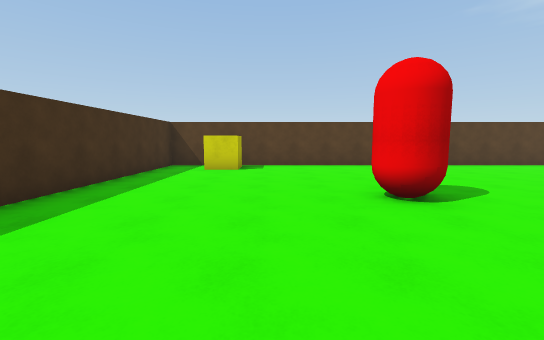
[1] (above)

24 first-person views from a walk through a Unity game level. The camera is 1.5 m above the floor, tilts 6° down and sees 90° across. The floor is counted in squares, 1.8 m on a side. Each view is taken from the middle of a square. On the plan, view 1 faces up. The plan holds only what a view shows up to about 10 squares ahead; the rest is blank. The player is left out.

[2]
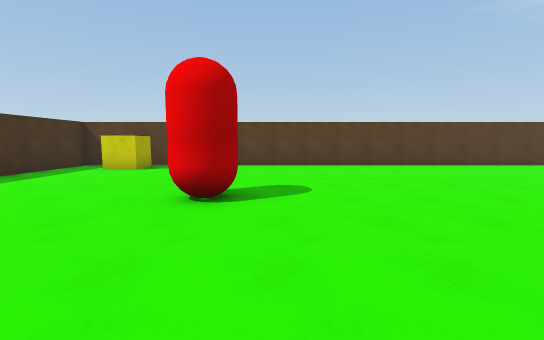

[3]
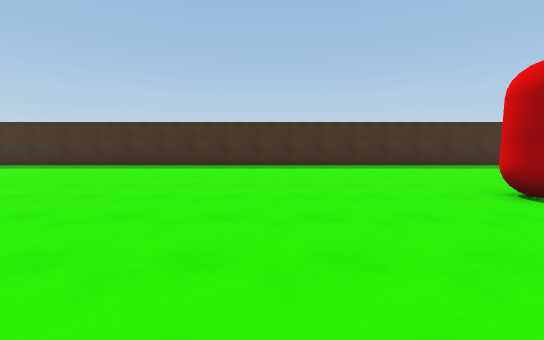

[4]
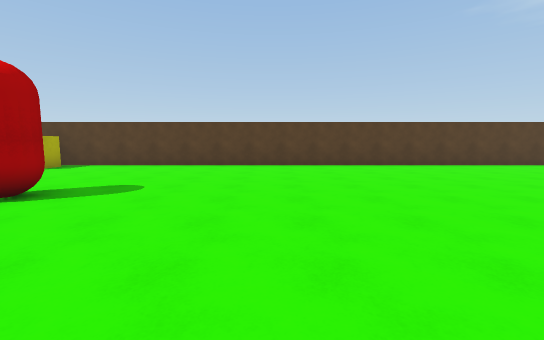

[5]
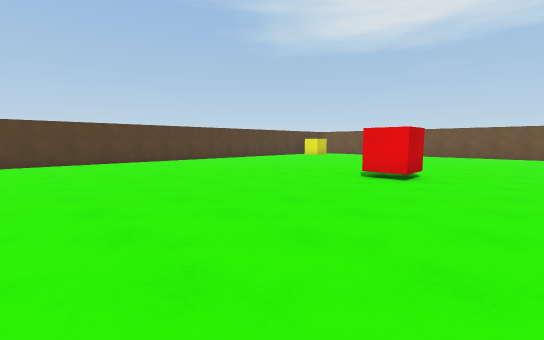

[6]
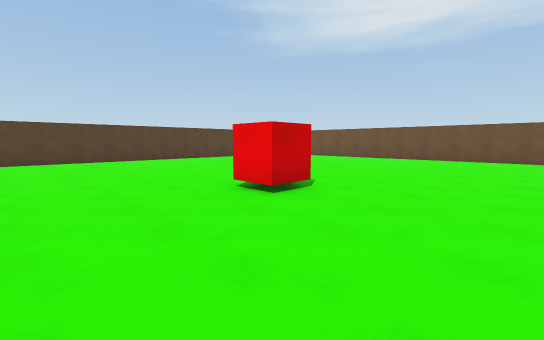

[7]
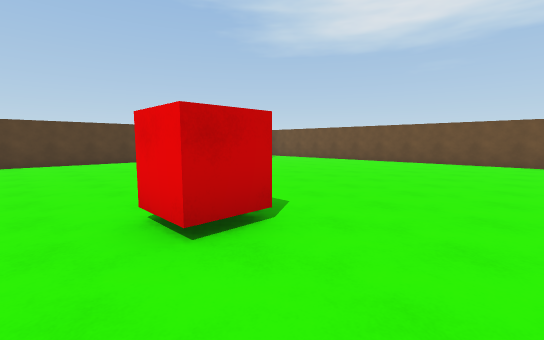

[8]
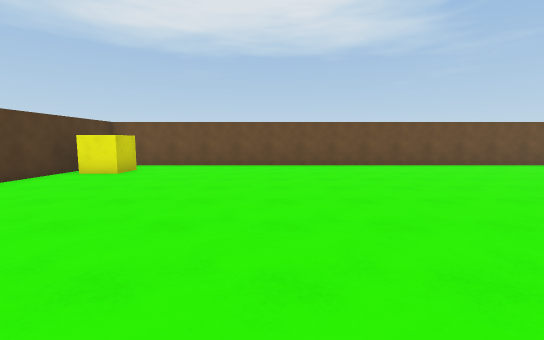

[9]
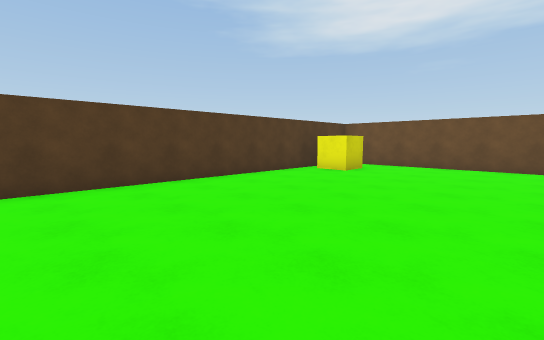

[10]
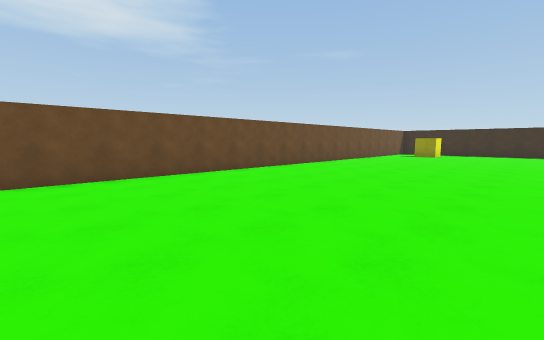

[11]
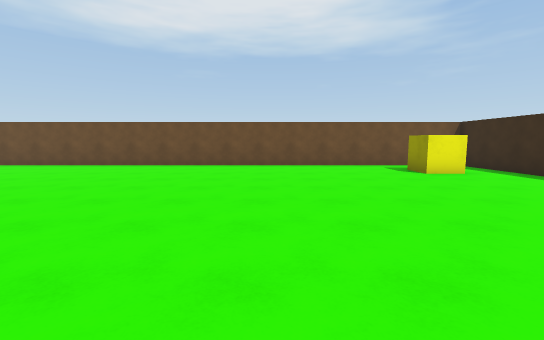

[12]
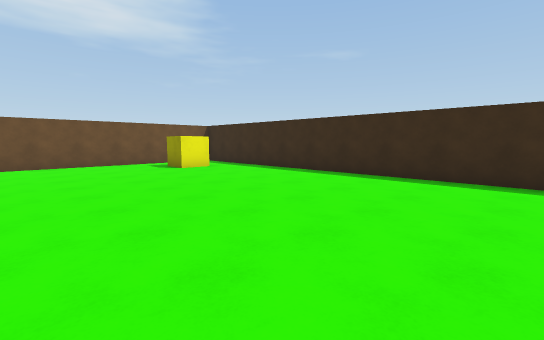

[13]
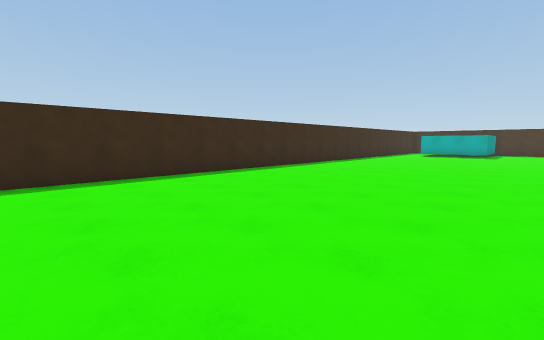

[14]
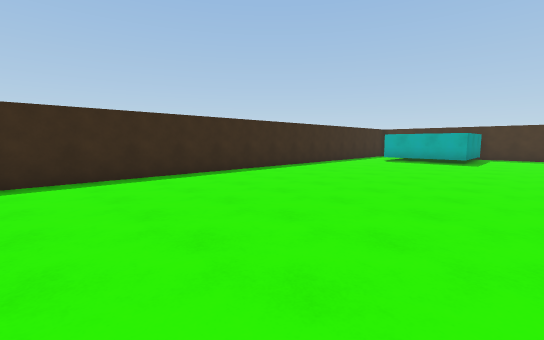

[15]
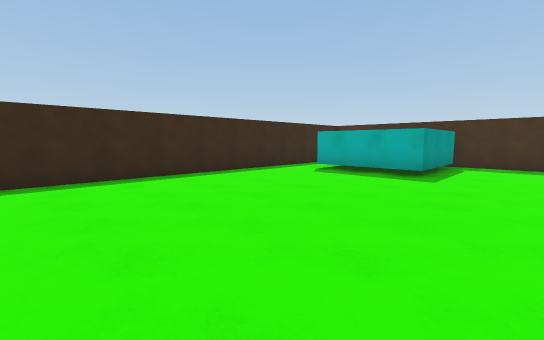

[16]
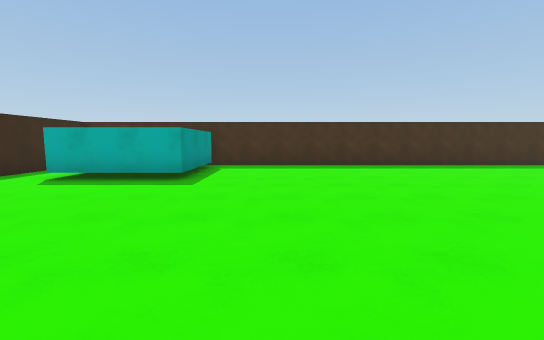

[17]
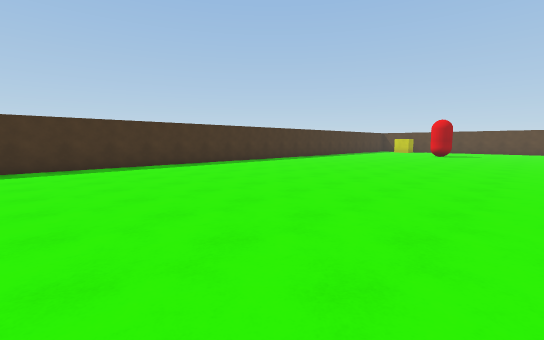

[18]
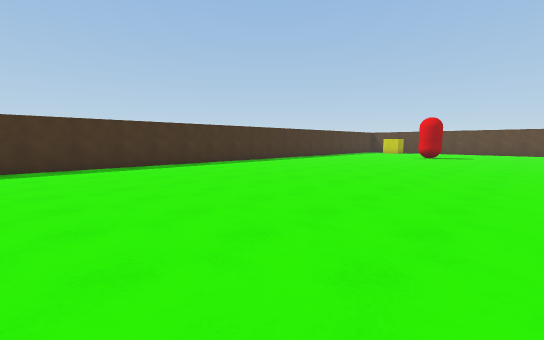

[19]
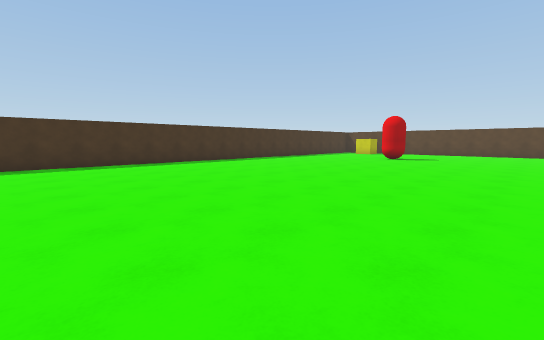

[20]
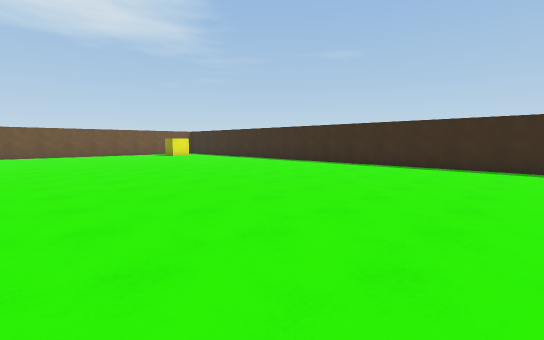

[21]
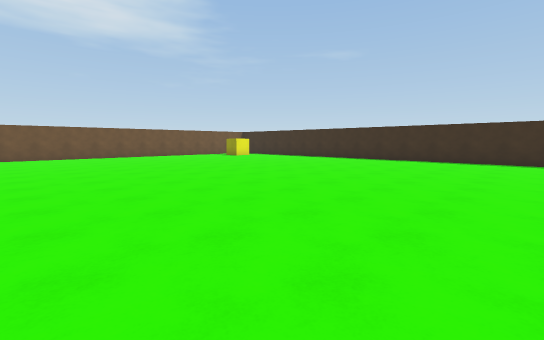

[22]
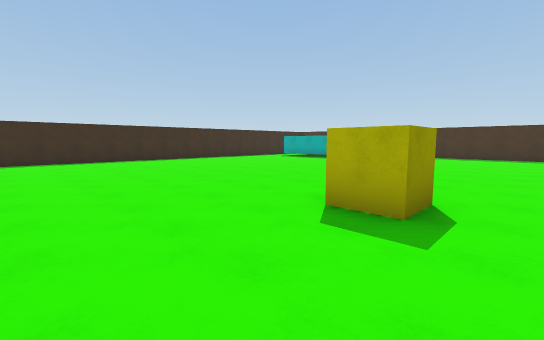

[23]
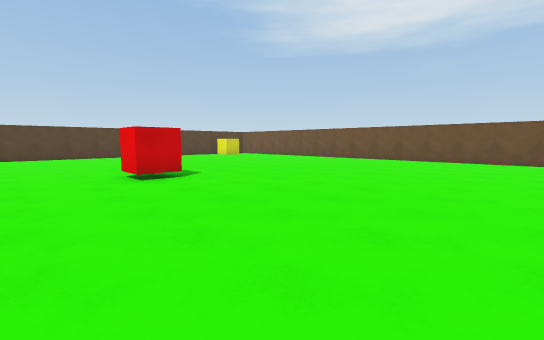

[24]
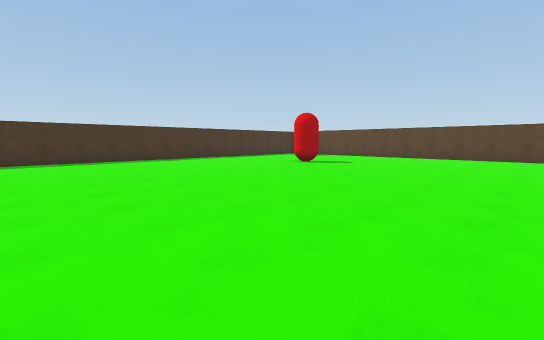

### Floor plan
Points are (right, up) in squares from view 1. A wall is a line through its corners. A room is listed if a view was taken in it or the views show most of it. See-through windows are left out.
Room 1 (views 1, 2, 3, 4, 5, 6, 7, 8, 9, 10, 11, 12, 13, 14, 15, 16, 17, 18, 19, 20, 21, 22, 23, 24)
walls: (7.9, -8) (9, -8) (9, -9); (16.1, 0) (15, 0) (15, 1); (-3, -15) (0, -15) (0, -18); (23, -18.1) (23, -17) (24, -17); (-1, 9) (-1, 8) (-2, 8); (25.5, -16.4) (25.5, 8.8); (24.1, 8) (23, 8) (23, 9); (23.8, 9.5) (-3.5, 9.5) (-3.5, -15.1); (-1.9, -19.5) (22.6, -19.5)
ways out: opening at (23.5, -19); opening at (25, -17.5)
objects: red capsule (2, 4)

Where each view was taken, in squares from view 1:
view 1: 0 up, 0 right, facing up
view 2: 0 up, 3 right, facing up
view 3: 0 up, 6 right, facing left
view 4: 0 up, 6 right, facing up
view 5: 2 down, 9 right, facing up-right
view 6: 3 down, 12 right, facing up-right
view 7: 2 down, 14 right, facing up-right
view 8: 4 up, 16 right, facing right
view 9: 4 up, 16 right, facing up-right
view 10: 1 down, 19 right, facing down-right
view 11: 13 down, 16 right, facing right
view 12: 13 down, 15 right, facing down-right
view 13: 13 down, 17 right, facing down-left
view 14: 13 down, 12 right, facing down-left
view 15: 13 down, 7 right, facing down-left
view 16: 13 down, 6 right, facing left
view 17: 13 down, 6 right, facing up-left
view 18: 11 down, 6 right, facing up-left
view 19: 9 down, 7 right, facing up-left
view 20: 10 down, 8 right, facing down-right
view 21: 7 down, 10 right, facing down-right
view 22: 7 down, 12 right, facing down-left
view 23: 6 down, 13 right, facing up-right
view 24: 5 down, 9 right, facing up-left
